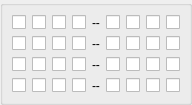
<?xml version="1.0" encoding="UTF-8"?>
<ui version="4.0">
 <class>IOWidget</class>
 <widget class="QWidget" name="IOWidget">
  <property name="geometry">
   <rect>
    <x>0</x>
    <y>0</y>
    <width>184</width>
    <height>90</height>
   </rect>
  </property>
  <property name="focusPolicy">
   <enum>Qt::StrongFocus</enum>
  </property>
  <property name="windowTitle">
   <string>Form</string>
  </property>
  <property name="autoFillBackground">
   <bool>true</bool>
  </property>
  <layout class="QHBoxLayout" name="horizontalLayout">
   <property name="spacing">
    <number>0</number>
   </property>
   <property name="leftMargin">
    <number>0</number>
   </property>
   <property name="topMargin">
    <number>0</number>
   </property>
   <property name="rightMargin">
    <number>0</number>
   </property>
   <property name="bottomMargin">
    <number>0</number>
   </property>
   <item>
    <widget class="QGroupBox" name="groupBox">
     <property name="title">
      <string/>
     </property>
     <layout class="QGridLayout" name="gridLayout">
      <item row="1" column="0">
       <widget class="QCheckBox" name="checkBox_10">
        <property name="text">
         <string/>
        </property>
       </widget>
      </item>
      <item row="1" column="1">
       <widget class="QCheckBox" name="checkBox_9">
        <property name="text">
         <string/>
        </property>
       </widget>
      </item>
      <item row="1" column="3">
       <widget class="QCheckBox" name="checkBox_13">
        <property name="text">
         <string/>
        </property>
       </widget>
      </item>
      <item row="0" column="4">
       <widget class="QLabel" name="label">
        <property name="text">
         <string>--</string>
        </property>
       </widget>
      </item>
      <item row="1" column="2">
       <widget class="QCheckBox" name="checkBox_14">
        <property name="text">
         <string/>
        </property>
       </widget>
      </item>
      <item row="0" column="0">
       <widget class="QCheckBox" name="checkBox">
        <property name="text">
         <string/>
        </property>
        <property name="tristate">
         <bool>true</bool>
        </property>
       </widget>
      </item>
      <item row="0" column="1">
       <widget class="QCheckBox" name="checkBox_2">
        <property name="text">
         <string/>
        </property>
       </widget>
      </item>
      <item row="0" column="2">
       <widget class="QCheckBox" name="checkBox_3">
        <property name="text">
         <string/>
        </property>
       </widget>
      </item>
      <item row="0" column="3">
       <widget class="QCheckBox" name="checkBox_4">
        <property name="text">
         <string/>
        </property>
       </widget>
      </item>
      <item row="3" column="2">
       <widget class="QCheckBox" name="checkBox_30">
        <property name="text">
         <string/>
        </property>
       </widget>
      </item>
      <item row="3" column="3">
       <widget class="QCheckBox" name="checkBox_29">
        <property name="text">
         <string/>
        </property>
       </widget>
      </item>
      <item row="3" column="4">
       <widget class="QLabel" name="label_4">
        <property name="text">
         <string>--</string>
        </property>
       </widget>
      </item>
      <item row="3" column="1">
       <widget class="QCheckBox" name="checkBox_25">
        <property name="text">
         <string/>
        </property>
       </widget>
      </item>
      <item row="2" column="3">
       <widget class="QCheckBox" name="checkBox_21">
        <property name="text">
         <string/>
        </property>
       </widget>
      </item>
      <item row="2" column="4">
       <widget class="QLabel" name="label_3">
        <property name="text">
         <string>--</string>
        </property>
       </widget>
      </item>
      <item row="1" column="4">
       <widget class="QLabel" name="label_2">
        <property name="text">
         <string>--</string>
        </property>
       </widget>
      </item>
      <item row="3" column="0">
       <widget class="QCheckBox" name="checkBox_26">
        <property name="text">
         <string/>
        </property>
       </widget>
      </item>
      <item row="2" column="2">
       <widget class="QCheckBox" name="checkBox_22">
        <property name="text">
         <string/>
        </property>
       </widget>
      </item>
      <item row="2" column="0">
       <widget class="QCheckBox" name="checkBox_18">
        <property name="text">
         <string/>
        </property>
       </widget>
      </item>
      <item row="2" column="1">
       <widget class="QCheckBox" name="checkBox_17">
        <property name="text">
         <string/>
        </property>
       </widget>
      </item>
      <item row="0" column="6">
       <widget class="QCheckBox" name="checkBox_5">
        <property name="text">
         <string/>
        </property>
       </widget>
      </item>
      <item row="0" column="7">
       <widget class="QCheckBox" name="checkBox_6">
        <property name="text">
         <string/>
        </property>
       </widget>
      </item>
      <item row="0" column="8">
       <widget class="QCheckBox" name="checkBox_7">
        <property name="text">
         <string/>
        </property>
       </widget>
      </item>
      <item row="0" column="9">
       <widget class="QCheckBox" name="checkBox_8">
        <property name="text">
         <string/>
        </property>
       </widget>
      </item>
      <item row="1" column="6">
       <widget class="QCheckBox" name="checkBox_16">
        <property name="text">
         <string/>
        </property>
       </widget>
      </item>
      <item row="3" column="6">
       <widget class="QCheckBox" name="checkBox_32">
        <property name="text">
         <string/>
        </property>
       </widget>
      </item>
      <item row="2" column="6">
       <widget class="QCheckBox" name="checkBox_24">
        <property name="text">
         <string/>
        </property>
       </widget>
      </item>
      <item row="1" column="7">
       <widget class="QCheckBox" name="checkBox_15">
        <property name="text">
         <string/>
        </property>
       </widget>
      </item>
      <item row="1" column="8">
       <widget class="QCheckBox" name="checkBox_12">
        <property name="text">
         <string/>
        </property>
       </widget>
      </item>
      <item row="1" column="9">
       <widget class="QCheckBox" name="checkBox_11">
        <property name="text">
         <string/>
        </property>
       </widget>
      </item>
      <item row="2" column="7">
       <widget class="QCheckBox" name="checkBox_23">
        <property name="text">
         <string/>
        </property>
       </widget>
      </item>
      <item row="3" column="7">
       <widget class="QCheckBox" name="checkBox_31">
        <property name="text">
         <string/>
        </property>
       </widget>
      </item>
      <item row="2" column="8">
       <widget class="QCheckBox" name="checkBox_20">
        <property name="text">
         <string/>
        </property>
       </widget>
      </item>
      <item row="3" column="8">
       <widget class="QCheckBox" name="checkBox_28">
        <property name="text">
         <string/>
        </property>
       </widget>
      </item>
      <item row="2" column="9">
       <widget class="QCheckBox" name="checkBox_19">
        <property name="text">
         <string/>
        </property>
       </widget>
      </item>
      <item row="3" column="9">
       <widget class="QCheckBox" name="checkBox_27">
        <property name="text">
         <string/>
        </property>
       </widget>
      </item>
     </layout>
    </widget>
   </item>
  </layout>
 </widget>
 <resources/>
 <connections/>
</ui>
